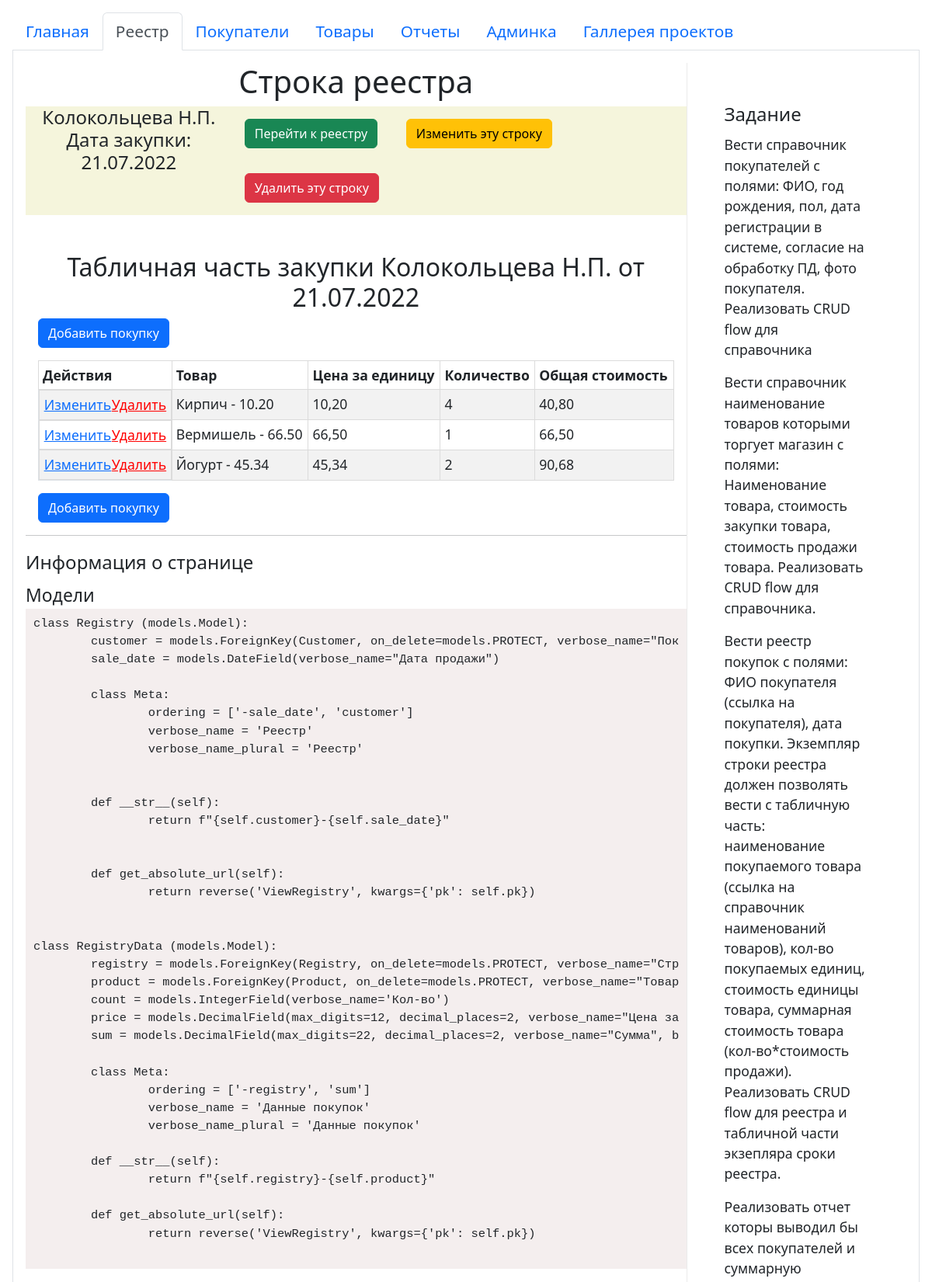
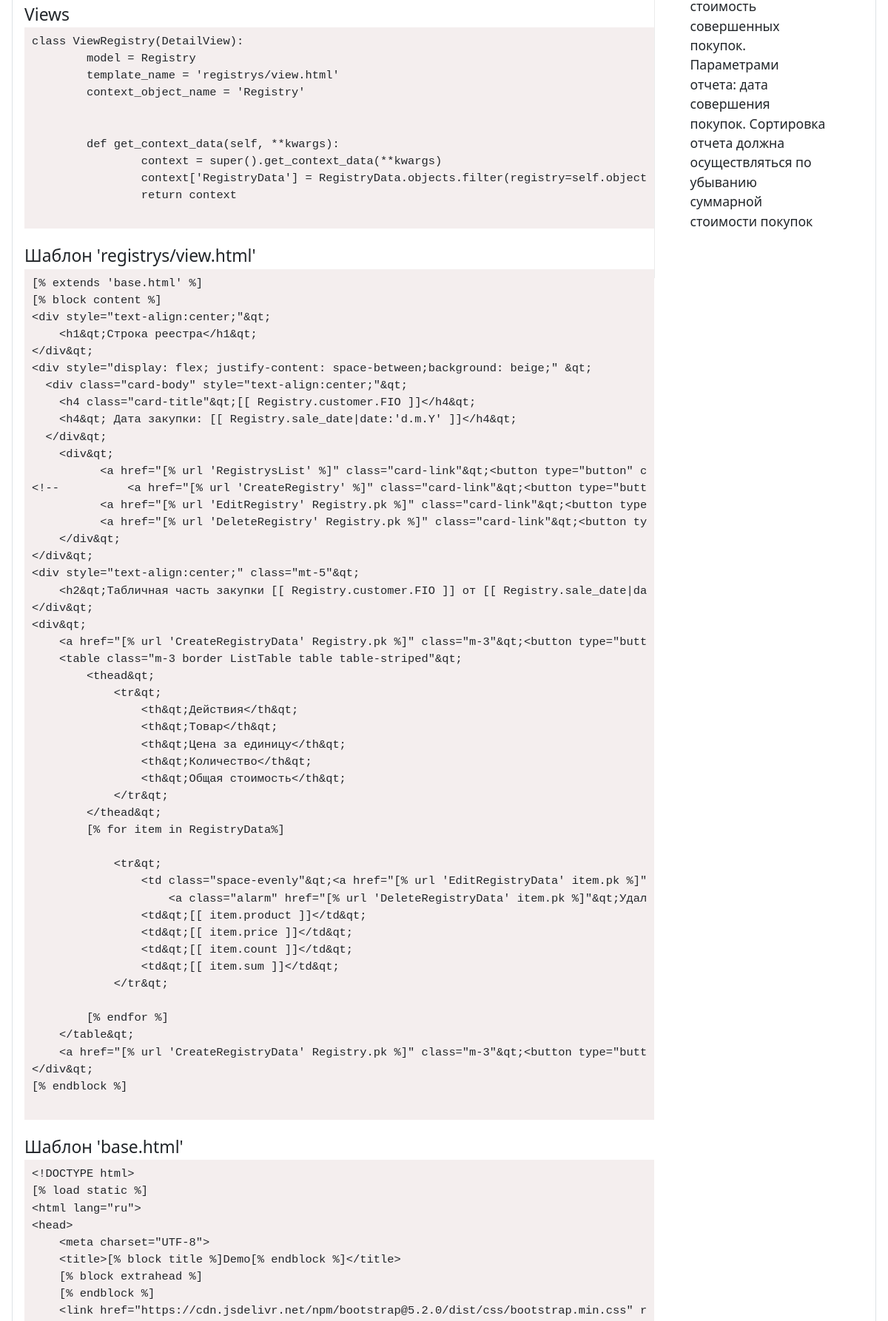
/registry/view/1 (upper part), run on the app's committed database (2 pictures, top to bottom).
### registrys/models.py (models this page shows, shortened)
class Registry (models.Model):
	customer = models.ForeignKey(Customer, on_delete=models.PROTECT, verbose_name="Покупатель")
	sale_date = models.DateField(verbose_name="Дата продажи")
	class Meta:
		ordering = ['-sale_date', 'customer']
		verbose_name = 'Реестр'
		verbose_name_plural = 'Реестр'

class RegistryData (models.Model):
	registry = models.ForeignKey(Registry, on_delete=models.PROTECT, verbose_name="Строка реестра")
	product = models.ForeignKey(Product, on_delete=models.PROTECT, verbose_name="Товар")
	count = models.IntegerField(verbose_name='Кол-во')
	price = models.DecimalField(max_digits=12, decimal_places=2, verbose_name="Цена за единицу", blank=True, null=True)
	sum = models.DecimalField(max_digits=22, decimal_places=2, verbose_name="Сумма", blank=True, null=True)
	class Meta:
		ordering = ['-registry', 'sum']
		verbose_name = 'Данные покупок'
		verbose_name_plural = 'Данные покупок'

### customers/models.py (models this page shows, shortened)
class Customer (models.Model):
	MAN = 'm'
	WOMAN = 'w'
	NONE = ''
	GENDER_CHOICES = [
		(NONE, ''),
		(MAN, 'мужской'),
		(WOMAN, 'женский')
	]
	FIO = models.CharField(max_length=200, verbose_name="ФИО")
	birthDate = models.DateField(verbose_name='Дата рождения')
	registerDate = models.DateField(auto_now=True, verbose_name='Дата регистрации')
	gender = models.CharField(max_length=1, choices=GENDER_CHOICES, default=None, verbose_name='Пол')
	PDConsent = models.BooleanField(default=False, verbose_name='Согласие на обработку ПД')
	photo = models.ImageField(upload_to='CustomersPhotos/%Y/%m/%d/', verbose_name='Фотография', blank=True)
	class Meta:
		ordering = ['FIO', 'birthDate', 'registerDate']
		verbose_name = 'Покупатель (я)'
		verbose_name_plural = 'Покупатели'

### products/models.py (models this page shows, shortened)
class Product (models.Model):
	name = models.CharField(max_length=200, unique=True, verbose_name="Наименование")
	purchase_price = models.DecimalField(max_digits=12, decimal_places=2, verbose_name="Цена покупки")
	sale_price = models.DecimalField(max_digits=12, decimal_places=2, verbose_name="Цена продажи")
	class Meta:
		ordering = ['name']
		verbose_name = 'Товар'
		verbose_name_plural = 'Товары'
	def __str__(self):
		return f"{self.name} - {self.sale_price}"

### registrys/views.py (the view)
# urls.py: path('view/<int:pk>', ViewRegistry.as_view(), name='ViewRegistry'),
class ViewRegistry(DetailView):
	model = Registry
	template_name = 'registrys/view.html'
	context_object_name = 'Registry'
	def get_context_data(self, **kwargs):
		context = super().get_context_data(**kwargs)
		context['RegistryData'] = RegistryData.objects.filter(registry=self.object)
		return context

### registrys/templates/registrys/view.html
{% extends 'base.html' %}
{% block content %}
<div style="text-align:center;">
    <h1>Строка реестра</h1>
</div>
<div style="display: flex; justify-content: space-between;background: beige;" >
  <div class="card-body" style="text-align:center;">
    <h4 class="card-title">{{ Registry.customer.FIO }}</h4>
    <h4> Дата закупки: {{ Registry.sale_date|date:'d.m.Y' }}</h4>
  </div>
    <div>
          <a href="{% url 'RegistrysList' %}" class="card-link"><button type="button" class="btn btn-success m-3">Перейти к реестру</button></a>
          <a href="{% url 'EditRegistry' Registry.pk %}" class="card-link"><button type="button" class="btn btn-warning m-3">Изменить эту строку</button></a>
          <a href="{% url 'DeleteRegistry' Registry.pk %}" class="card-link"><button type="button" class="btn btn-danger m-3">Удалить эту строку</button></a>
    </div>
</div>
<div style="text-align:center;" class="mt-5">
    <h2>Табличная часть закупки {{ Registry.customer.FIO }} от {{ Registry.sale_date|date:'d.m.Y' }}</h2>
</div>
<div>
    <a href="{% url 'CreateRegistryData' Registry.pk %}" class="m-3"><button type="button" class="btn btn-primary">Добавить покупку</button></a>
    <table class="m-3 border ListTable table table-striped">
        <thead>
            <tr>
                <th>Действия</th>
                <th>Товар</th>
                <th>Цена за единицу</th>
                <th>Количество</th>
                <th>Общая стоимость</th>
            </tr>
        </thead>
        {% for item in RegistryData%}
            <tr>
                <td class="space-evenly"><a href="{% url 'EditRegistryData' item.pk %}">Изменить</a>
                    <a class="alarm" href="{% url 'DeleteRegistryData' item.pk %}">Удалить</a></td>
                <td>{{ item.product }}</td>
                <td>{{ item.price }}</td>
                <td>{{ item.count }}</td>
                <td>{{ item.sum }}</td>
            </tr>
        {% endfor %}
    </table>
    <a href="{% url 'CreateRegistryData' Registry.pk %}" class="m-3"><button type="button" class="btn btn-primary">Добавить покупку</button></a>
</div>
{% endblock %}
{% block infodata %}
    <fieldset class="code">
        <legend>Модели</legend>
        <pre>
class Registry (models.Model):
	customer = models.ForeignKey(Customer, on_delete=models.PROTECT, verbose_name="Покупатель")
	sale_date = models.DateField(verbose_name="Дата продажи")
	class Meta:
		ordering = ['-sale_date', 'customer']
		verbose_name = 'Реестр'
		verbose_name_plural = 'Реестр'
	def __str__(self):
		return f"{self.customer}-{self.sale_date}"
	def get_absolute_url(self):
		return reverse('ViewRegistry', kwargs={'pk': self.pk})
class RegistryData (models.Model):
	registry = models.ForeignKey(Registry, on_delete=models.PROTECT, verbose_name="Строка реестра")
	product = models.ForeignKey(Product, on_delete=models.PROTECT, verbose_name="Товар")
	count = models.IntegerField(verbose_name='Кол-во')
	price = models.DecimalField(max_digits=12, decimal_places=2, verbose_name="Цена за единицу", blank=True, null=True)
	sum = models.DecimalField(max_digits=22, decimal_places=2, verbose_name="Сумма", blank=True, null=True)
	class Meta:
		ordering = ['-registry', 'sum']
		verbose_name = 'Данные покупок'
		verbose_name_plural = 'Данные покупок'
	def __str__(self):
		return f"{self.registry}-{self.product}"
	def get_absolute_url(self):
		return reverse('ViewRegistry', kwargs={'pk': self.pk})
        </pre>
    </fieldset>
    <fieldset class="code">
        <legend>Views</legend>
        <pre>
class ViewRegistry(DetailView):
	model = Registry
	template_name = 'registrys/view.html'
	context_object_name = 'Registry'
	def get_context_data(self, **kwargs):
		context = super().get_context_data(**kwargs)
		context['RegistryData'] = RegistryData.objects.filter(registry=self.object)
		return context
        </pre>
    </fieldset>
    <fieldset class="code">
        <legend>Шаблон 'registrys/view.html'</legend>
        <pre>
[% extends 'base.html' %]
[% block content %]
&lt;div style="text-align:center;"&qt;
    &lt;h1&qt;Строка реестра&lt;/h1&qt;
&lt;/div&qt;
&lt;div style="display: flex; justify-content: space-between;background: beige;" &qt;
  &lt;div class="card-body" style="text-align:center;"&qt;
    &lt;h4 class="card-title"&qt;[[ Registry.customer.FIO ]]&lt;/h4&qt;
    &lt;h4&qt; Дата закупки: [[ Registry.sale_date|date:'d.m.Y' ]]&lt;/h4&qt;
  &lt;/div&qt;
    &lt;div&qt;
          &lt;a href="[% url 'RegistrysList' %]" class="card-link"&qt;&lt;button type="button" class="btn btn-success m-3"&qt;Перейти к реестру&lt;/button&qt;&lt;/a&qt;
&lt;!--          &lt;a href="[% url 'CreateRegistry' %]" class="card-link"&qt;&lt;button type="button" class="btn btn-primary m-3"&qt;Создать новую строку реестра&lt;/button&qt;&lt;/a&qt;--&qt;
          &lt;a href="[% url 'EditRegistry' Registry.pk %]" class="card-link"&qt;&lt;button type="button" class="btn btn-warning m-3"&qt;Изменить эту строку&lt;/button&qt;&lt;/a&qt;
          &lt;a href="[% url 'DeleteRegistry' Registry.pk %]" class="card-link"&qt;&lt;button type="button" class="btn btn-danger m-3"&qt;Удалить эту строку&lt;/button&qt;&lt;/a&qt;
    &lt;/div&qt;
&lt;/div&qt;
&lt;div style="text-align:center;" class="mt-5"&qt;
    &lt;h2&qt;Табличная часть закупки [[ Registry.customer.FIO ]] от [[ Registry.sale_date|date:'d.m.Y' ]]&lt;/h2&qt;
&lt;/div&qt;
&lt;div&qt;
    &lt;a href="[% url 'CreateRegistryData' Registry.pk %]" class="m-3"&qt;&lt;button type="button" class="btn btn-primary"&qt;Добавить покупку&lt;/button&qt;&lt;/a&qt;
    &lt;table class="m-3 border ListTable table table-striped"&qt;
        &lt;thead&qt;
            &lt;tr&qt;
                &lt;th&qt;Действия&lt;/th&qt;
                &lt;th&qt;Товар&lt;/th&qt;
                &lt;th&qt;Цена за единицу&lt;/th&qt;
                &lt;th&qt;Количество&lt;/th&qt;
                &lt;th&qt;Общая стоимость&lt;/th&qt;
            &lt;/tr&qt;
        &lt;/thead&qt;
        [% for item in RegistryData%]
            &lt;tr&qt;
                &lt;td class="space-evenly"&qt;&lt;a href="[% url 'EditRegistryData' item.pk %]"&qt;Изменить&lt;/a&qt;
                    &lt;a class="alarm" href="[% url 'DeleteRegistryData' item.pk %]"&qt;Удалить&lt;/a&qt;&lt;/td&qt;
                &lt;td&qt;[[ item.product ]]&lt;/td&qt;
                &lt;td&qt;[[ item.price ]]&lt;/td&qt;
                &lt;td&qt;[[ item.count ]]&lt;/td&qt;
                &lt;td&qt;[[ item.sum ]]&lt;/td&qt;
            &lt;/tr&qt;
        [% endfor %]
    &lt;/table&qt;
    &lt;a href="[% url 'CreateRegistryData' Registry.pk %]" class="m-3"&qt;&lt;button type="button" class="btn btn-primary"&qt;Добавить покупку&lt;/button&qt;&lt;/a&qt;
&lt;/div&qt;
[% endblock %]
        </pre>
    </fieldset>
{% endblock %}

### purchase/static/css/style.css (style rules this page uses)
html, body { height:100%; }
table.border th, table.border td { border-spacing: 0px; padding: 5px; border: 1px solid #dbdbdb; }
.alarm { color: red; }
.ListTable { width: -webkit-fill-available; }
.space-evenly { display: flex; justify-content: space-evenly; }
fieldset.code { background: #f4eeee; margin-top: 20px; }
fieldset.code legend { background: #fff; font-size: 1.3em; }
fieldset.code pre { margin: 10px; }

### data on the page
Registry: customer.FIO "Колокольцева Н.П.", sale_date "21.07.2022"
RegistryData: product "Кирпич - 10.20", price "10,20", count "4", sum "40,80"
RegistryData: product "Вермишель - 66.50", price "66,50", count "1", sum "66,50"
RegistryData: product "Йогурт - 45.34", price "45,34", count "2", sum "90,68"
